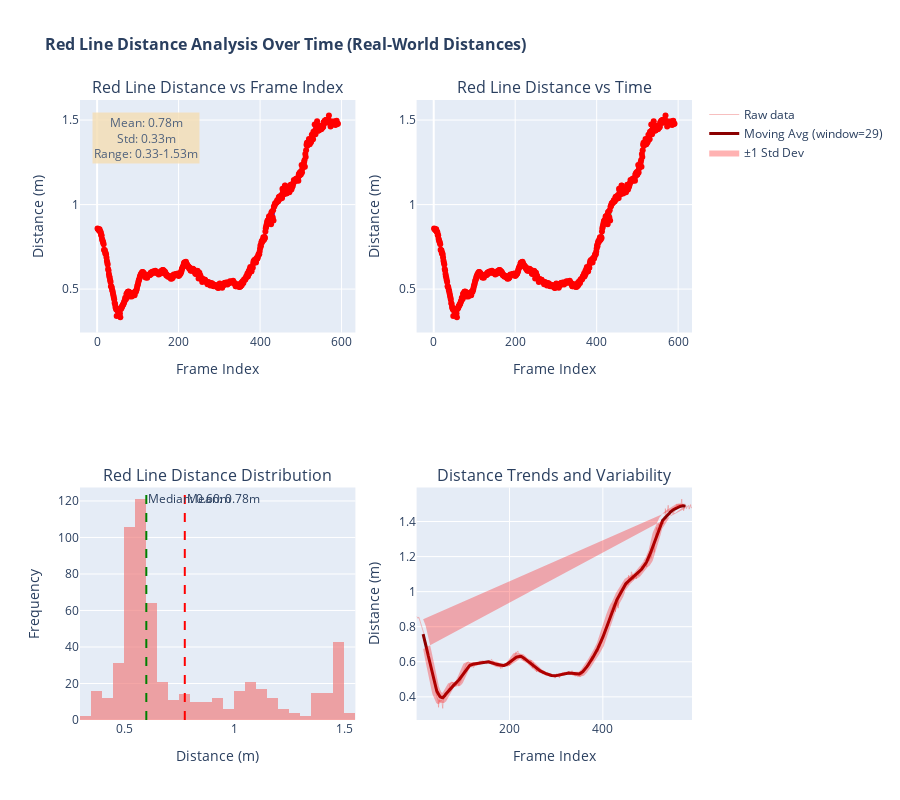

Write notebook code for a chart like this one.
### Code cell
# Real-world distance analysis and plotting using utility function
iau.plot_real_world_distance_analysis(distance_results, image_shape=image_shape, sonar_coverage_meters=sonar_coverage_meters)

### Figure 1 — Plotly figure (JSON) as saved in the notebook; plotly's stock layout.template omitted (floating-point values rounded to 4 significant figures; data arrays with more than 128 entries replaced by an {"elided": "..."} marker saying what was removed)
{"data": [{"line": {"color": "blue", "width": 2}, "marker": {"color": "red", "size": 6}, "mode": "lines+markers", "name": "Distance", "showlegend": false, "type": "scatter", "x": {"elided": "591 int values"}, "xaxis": "x", "y": {"elided": "591 float values"}, "yaxis": "y"}, {"line": {"color": "green", "width": 2}, "marker": {"color": "red", "size": 6}, "mode": "lines+markers", "name": "Distance over Time", "showlegend": false, "type": "scatter", "x": {"elided": "591 int values"}, "xaxis": "x2", "y": {"elided": "591 float values"}, "yaxis": "y2"}, {"marker": {"color": "lightcoral"}, "name": "Distance Distribution", "nbinsx": 30, "opacity": 0.7, "showlegend": false, "type": "histogram", "x": {"elided": "591 float values"}, "xaxis": "x3", "yaxis": "y3"}, {"line": {"color": "lightcoral", "width": 1}, "mode": "lines", "name": "Raw data", "opacity": 0.5, "type": "scatter", "x": {"elided": "591 int values"}, "xaxis": "x4", "y": {"elided": "591 float values"}, "yaxis": "y4"}, {"line": {"color": "darkred", "width": 3}, "mode": "lines", "name": "Moving Avg (window=29)", "type": "scatter", "x": {"elided": "591 int values"}, "xaxis": "x4", "y": {"elided": "591 float values"}, "yaxis": "y4"}, {"fill": "toself", "fillcolor": "rgba(255,0,0,0.3)", "line": {"color": "rgba(255,255,255,0)"}, "name": "±1 Std Dev", "type": "scatter", "x": {"elided": "1182 int values"}, "xaxis": "x4", "y": {"elided": "1182 float values"}, "yaxis": "y4"}], "layout": {"annotations": [{"font": {"size": 16}, "showarrow": false, "text": "Red Line Distance vs Frame Index", "x": 0.225, "xanchor": "center", "xref": "paper", "y": 1, "yanchor": "bottom", "yref": "paper"}, {"font": {"size": 16}, "showarrow": false, "text": "Red Line Distance vs Time", "x": 0.775, "xanchor": "center", "xref": "paper", "y": 1, "yanchor": "bottom", "yref": "paper"}, {"font": {"size": 16}, "showarrow": false, "text": "Red Line Distance Distribution", "x": 0.225, "xanchor": "center", "xref": "paper", "y": 0.375, "yanchor": "bottom", "yref": "paper"}, {"font": {"size": 16}, "showarrow": false, "text": "Distance Trends and Variability", "x": 0.775, "xanchor": "center", "xref": "paper", "y": 0.375, "yanchor": "bottom", "yref": "paper"}, {"showarrow": false, "text": "Mean: 0.78m", "x": 0.7756, "xanchor": "left", "xref": "x3", "y": 1, "yanchor": "top", "yref": "y3 domain"}, {"showarrow": false, "text": "Median: 0.60m", "x": 0.601, "xanchor": "left", "xref": "x3", "y": 1, "yanchor": "top", "yref": "y3 domain"}, {"bgcolor": "wheat", "opacity": 0.8, "showarrow": false, "text": "Mean: 0.78m<br>Std: 0.33m<br>Range: 0.33-1.53m", "x": 0.02, "xref": "paper", "y": 0.98, "yref": "paper"}], "height": 800, "shapes": [{"line": {"color": "red", "dash": "dash", "width": 2}, "type": "line", "x0": 0.7756, "x1": 0.7756, "xref": "x3", "y0": 0, "y1": 1, "yref": "y3 domain"}, {"line": {"color": "green", "dash": "dash", "width": 2}, "type": "line", "x0": 0.601, "x1": 0.601, "xref": "x3", "y0": 0, "y1": 1, "yref": "y3 domain"}], "showlegend": true, "title": {"font": {"size": 16, "weight": "bold"}, "text": "Red Line Distance Analysis Over Time (Real-World Distances)"}, "xaxis": {"anchor": "y", "domain": [0, 0.45], "title": {"text": "Frame Index"}}, "xaxis2": {"anchor": "y2", "domain": [0.55, 1], "title": {"text": "Frame Index"}}, "xaxis3": {"anchor": "y3", "domain": [0, 0.45], "title": {"text": "Distance (m)"}}, "xaxis4": {"anchor": "y4", "domain": [0.55, 1], "title": {"text": "Frame Index"}}, "yaxis": {"anchor": "x", "domain": [0.625, 1], "title": {"text": "Distance (m)"}}, "yaxis2": {"anchor": "x2", "domain": [0.625, 1], "title": {"text": "Distance (m)"}}, "yaxis3": {"anchor": "x3", "domain": [0, 0.375], "title": {"text": "Frequency"}}, "yaxis4": {"anchor": "x4", "domain": [0, 0.375], "title": {"text": "Distance (m)"}}}}
